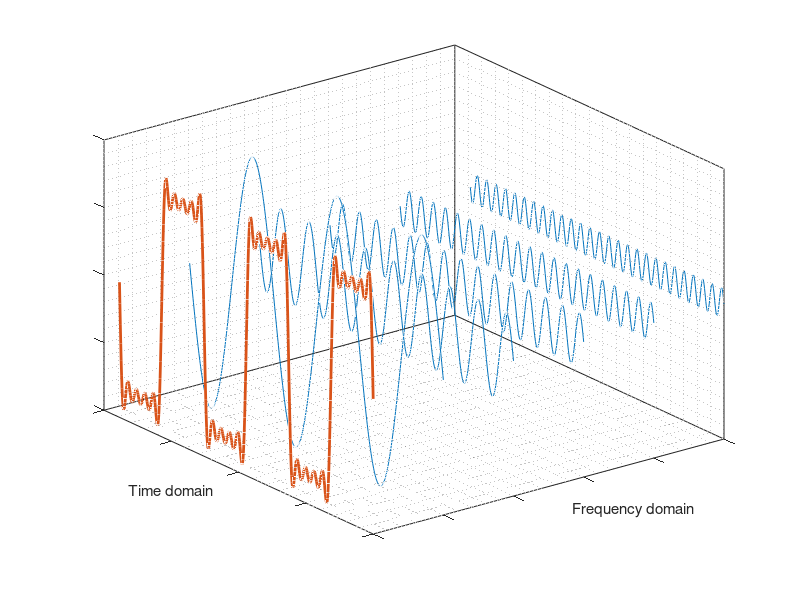

Here is the MATLAB script that generated this plot:
clear; close all; clc;
% This script creates the necessary sinusoidal waves to make a figure to
% explain that adding sinusoidal waves can form a wave with nice features

%%%%%%%%%%%%%%%%% User Input %%%%%%%%%%%%%%%%%%%%%%%%
amountOfWaves = 5;
%%%%%%%%%%%%%%%%%%%%%%%%%%%%%%%%%%%%%%%%%%%%%%%%%%%%%

range = 0:0.01*pi:6*pi;

addedSine = zeros(size(range));
waveList = zeros(amountOfWaves, length(range));

for i = 0:amountOfWaves-1
    no = (1+i*2);
    newWave = 1/no*sin(no*range);
    % Save the new wave in the waveList
    waveList(i+1,:) = newWave;    
end

% Make the 3D plot
figure
stdColormap = lines;
plot3( zeros(size(range)), range, sum(waveList),'color',stdColormap(2,:),'linewidth',2)

set(gca,...
'XTickLabel','', ...
'YTickLabel','', ...
'ZTickLabel','')
hold on
grid minor
box on

for i = 1: amountOfWaves
    plot3( ones(size(range))*i, range, waveList(i,:), 'color',stdColormap(1,:))
end

xlabel('Frequency domain')
ylabel('Time domain')